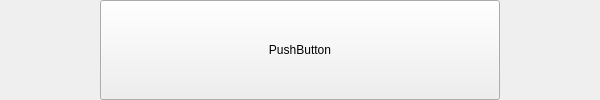
<?xml version="1.0" encoding="UTF-8"?>
<ui version="4.0">
 <class>GameChoice2Item</class>
 <widget class="QWidget" name="GameChoice2Item">
  <property name="geometry">
   <rect>
    <x>0</x>
    <y>0</y>
    <width>600</width>
    <height>100</height>
   </rect>
  </property>
  <property name="minimumSize">
   <size>
    <width>600</width>
    <height>100</height>
   </size>
  </property>
  <property name="maximumSize">
   <size>
    <width>600</width>
    <height>100</height>
   </size>
  </property>
  <property name="windowTitle">
   <string>Form</string>
  </property>
  <widget class="MyButtonGameChoice" name="pb_gameChoiceItem_2">
   <property name="geometry">
    <rect>
     <x>100</x>
     <y>0</y>
     <width>400</width>
     <height>100</height>
    </rect>
   </property>
   <property name="text">
    <string>PushButton</string>
   </property>
  </widget>
  <widget class="QLabel" name="lb_fubiao_left">
   <property name="geometry">
    <rect>
     <x>0</x>
     <y>0</y>
     <width>100</width>
     <height>100</height>
    </rect>
   </property>
   <property name="text">
    <string/>
   </property>
  </widget>
  <widget class="QLabel" name="lb_fubiao_right">
   <property name="geometry">
    <rect>
     <x>500</x>
     <y>0</y>
     <width>100</width>
     <height>100</height>
    </rect>
   </property>
   <property name="text">
    <string/>
   </property>
  </widget>
 </widget>
 <customwidgets>
  <customwidget>
   <class>MyButtonGameChoice</class>
   <extends>QPushButton</extends>
   <header>mybuttongamechoice.h</header>
  </customwidget>
 </customwidgets>
 <resources/>
 <connections/>
</ui>
